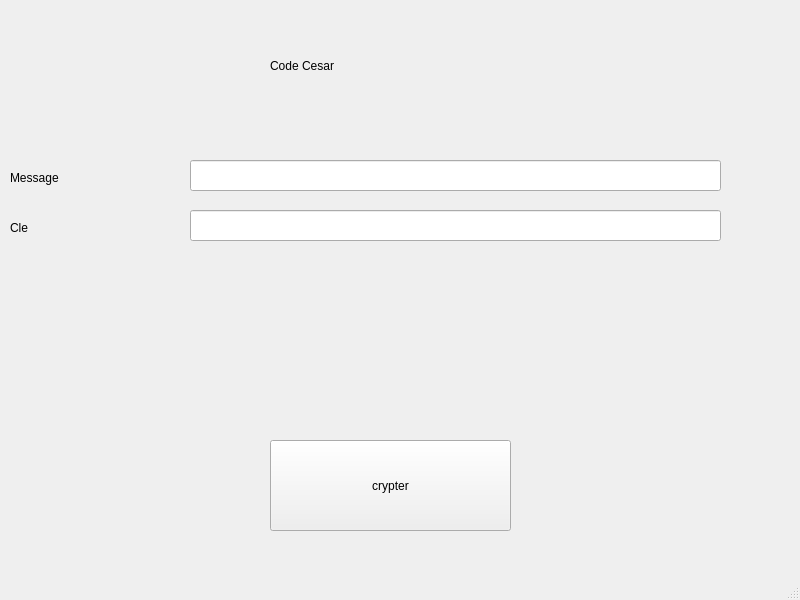
<?xml version="1.0" encoding="UTF-8"?>
<ui version="4.0">
 <class>MainWindow</class>
 <widget class="QMainWindow" name="MainWindow">
  <property name="geometry">
   <rect>
    <x>0</x>
    <y>0</y>
    <width>800</width>
    <height>600</height>
   </rect>
  </property>
  <property name="windowTitle">
   <string>MainWindow</string>
  </property>
  <widget class="QWidget" name="centralwidget">
   <widget class="QLabel" name="label">
    <property name="geometry">
     <rect>
      <x>270</x>
      <y>50</y>
      <width>241</width>
      <height>31</height>
     </rect>
    </property>
    <property name="text">
     <string>Code Cesar</string>
    </property>
   </widget>
   <widget class="QLabel" name="label_2">
    <property name="geometry">
     <rect>
      <x>10</x>
      <y>170</y>
      <width>111</width>
      <height>16</height>
     </rect>
    </property>
    <property name="text">
     <string>Message</string>
    </property>
   </widget>
   <widget class="QLabel" name="c">
    <property name="geometry">
     <rect>
      <x>210</x>
      <y>290</y>
      <width>341</width>
      <height>121</height>
     </rect>
    </property>
    <property name="text">
     <string/>
    </property>
   </widget>
   <widget class="QPushButton" name="d">
    <property name="geometry">
     <rect>
      <x>270</x>
      <y>440</y>
      <width>241</width>
      <height>91</height>
     </rect>
    </property>
    <property name="text">
     <string>crypter</string>
    </property>
   </widget>
   <widget class="QLineEdit" name="a">
    <property name="geometry">
     <rect>
      <x>190</x>
      <y>160</y>
      <width>531</width>
      <height>31</height>
     </rect>
    </property>
   </widget>
   <widget class="QLineEdit" name="b">
    <property name="geometry">
     <rect>
      <x>190</x>
      <y>210</y>
      <width>531</width>
      <height>31</height>
     </rect>
    </property>
    <property name="text">
     <string/>
    </property>
   </widget>
   <widget class="QLabel" name="label_3">
    <property name="geometry">
     <rect>
      <x>10</x>
      <y>220</y>
      <width>111</width>
      <height>16</height>
     </rect>
    </property>
    <property name="text">
     <string>Cle</string>
    </property>
   </widget>
  </widget>
  <widget class="QMenuBar" name="menubar">
   <property name="geometry">
    <rect>
     <x>0</x>
     <y>0</y>
     <width>800</width>
     <height>26</height>
    </rect>
   </property>
  </widget>
  <widget class="QStatusBar" name="statusbar"/>
 </widget>
 <resources/>
 <connections/>
</ui>
